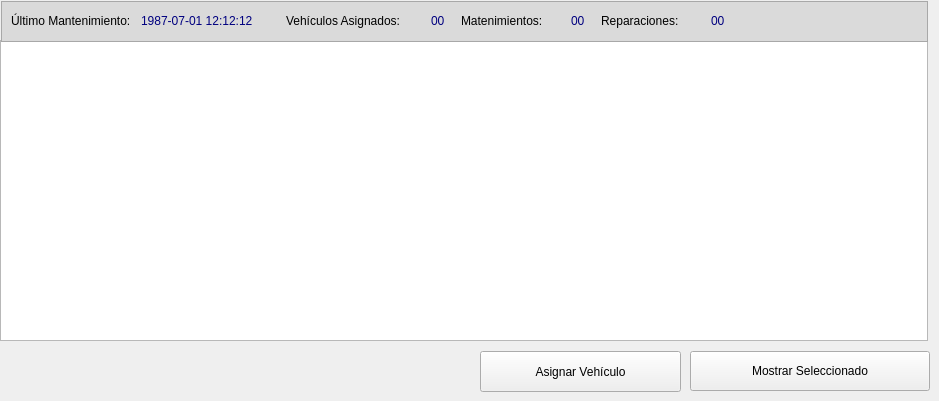
    <widget class="QWidget" name="tab">
     <attribute name="icon">
      <iconset resource="polaris.qrc">
       <normaloff>:/Icons/icons/compras.png</normaloff>:/Icons/icons/compras.png</iconset>
     </attribute>
     <attribute name="title">
      <string>Compras</string>
     </attribute>
     <widget class="QPushButton" name="btn_monstrar_seleccionados">
      <property name="geometry">
       <rect>
        <x>690</x>
        <y>351</y>
        <width>240</width>
        <height>40</height>
       </rect>
      </property>
      <property name="text">
       <string>Mostrar Seleccionado</string>
      </property>
      <property name="icon">
       <iconset>
        <normalon>:/Icons/icons/apply.png</normalon>
       </iconset>
      </property>
     </widget>
     <widget class="QTableWidget" name="tbl_vehiculos">
      <property name="geometry">
       <rect>
        <x>0</x>
        <y>40</y>
        <width>928</width>
        <height>301</height>
       </rect>
      </property>
      <property name="toolTip">
       <string>Resultados Búsqueda</string>
      </property>
     </widget>
     <widget class="QFrame" name="frame_3">
      <property name="geometry">
       <rect>
        <x>1</x>
        <y>1</y>
        <width>927</width>
        <height>41</height>
       </rect>
      </property>
      <property name="styleSheet">
       <string notr="true">background-color: rgb(218, 218, 218);</string>
      </property>
      <property name="frameShape">
       <enum>QFrame::StyledPanel</enum>
      </property>
      <property name="frameShadow">
       <enum>QFrame::Raised</enum>
      </property>
      <widget class="QLabel" name="lbl_ultimo_mantenimientoa">
       <property name="geometry">
        <rect>
         <x>10</x>
         <y>10</y>
         <width>131</width>
         <height>20</height>
        </rect>
       </property>
       <property name="text">
        <string>Último Mantenimiento:</string>
       </property>
      </widget>
      <widget class="QLabel" name="lbl_ultimo_mantenimientob">
       <property name="geometry">
        <rect>
         <x>140</x>
         <y>10</y>
         <width>151</width>
         <height>20</height>
        </rect>
       </property>
       <property name="toolTip">
        <string>Fecha de Registro en el sistema</string>
       </property>
       <property name="text">
        <string>&lt;html&gt;&lt;head/&gt;&lt;body&gt;&lt;p&gt;&lt;span style=&quot; color:#00007f;&quot;&gt;1987-07-01 12:12:12&lt;/span&gt;&lt;/p&gt;&lt;/body&gt;&lt;/html&gt;</string>
       </property>
      </widget>
      <widget class="QLabel" name="lbl_vehiculos_asignadosa">
       <property name="geometry">
        <rect>
         <x>285</x>
         <y>10</y>
         <width>140</width>
         <height>20</height>
        </rect>
       </property>
       <property name="text">
        <string>Vehículos Asignados:</string>
       </property>
      </widget>
      <widget class="QLabel" name="lbl_vehiculos_asignadosb">
       <property name="geometry">
        <rect>
         <x>430</x>
         <y>10</y>
         <width>40</width>
         <height>20</height>
        </rect>
       </property>
       <property name="toolTip">
        <string>Fecha de Registro en el sistema</string>
       </property>
       <property name="text">
        <string>&lt;html&gt;&lt;head/&gt;&lt;body&gt;&lt;p&gt;&lt;span style=&quot; color:#00007f;&quot;&gt;00&lt;/span&gt;&lt;/p&gt;&lt;/body&gt;&lt;/html&gt;</string>
       </property>
      </widget>
      <widget class="QLabel" name="lbl_mantenimientosb">
       <property name="geometry">
        <rect>
         <x>570</x>
         <y>10</y>
         <width>40</width>
         <height>20</height>
        </rect>
       </property>
       <property name="toolTip">
        <string>Fecha de Registro en el sistema</string>
       </property>
       <property name="text">
        <string>&lt;html&gt;&lt;head/&gt;&lt;body&gt;&lt;p&gt;&lt;span style=&quot; color:#00007f;&quot;&gt;00&lt;/span&gt;&lt;/p&gt;&lt;/body&gt;&lt;/html&gt;</string>
       </property>
      </widget>
      <widget class="QLabel" name="lbl_mantenimientosa">
       <property name="geometry">
        <rect>
         <x>460</x>
         <y>10</y>
         <width>110</width>
         <height>20</height>
        </rect>
       </property>
       <property name="text">
        <string>Matenimientos:</string>
       </property>
      </widget>
      <widget class="QLabel" name="lbl_reparacionesb">
       <property name="geometry">
        <rect>
         <x>710</x>
         <y>10</y>
         <width>40</width>
         <height>20</height>
        </rect>
       </property>
       <property name="toolTip">
        <string>Fecha de Registro en el sistema</string>
       </property>
       <property name="text">
        <string>&lt;html&gt;&lt;head/&gt;&lt;body&gt;&lt;p&gt;&lt;span style=&quot; color:#00007f;&quot;&gt;00&lt;/span&gt;&lt;/p&gt;&lt;/body&gt;&lt;/html&gt;</string>
       </property>
      </widget>
      <widget class="QLabel" name="lbl_reparacionesa">
       <property name="geometry">
        <rect>
         <x>600</x>
         <y>10</y>
         <width>110</width>
         <height>20</height>
        </rect>
       </property>
       <property name="text">
        <string>Reparaciones:</string>
       </property>
      </widget>
     </widget>
     <widget class="QPushButton" name="btn_asignar_vehiculos">
      <property name="geometry">
       <rect>
        <x>480</x>
        <y>351</y>
        <width>201</width>
        <height>41</height>
       </rect>
      </property>
      <property name="toolTip">
       <string>Ver mantenimientos realizados</string>
      </property>
      <property name="text">
       <string>Asignar Vehículo</string>
      </property>
      <property name="icon">
       <iconset resource="polaris.qrc">
        <normaloff>:/Icons/icons/polaris.png</normaloff>:/Icons/icons/polaris.png</iconset>
      </property>
      <property name="iconSize">
       <size>
        <width>20</width>
        <height>20</height>
       </size>
      </property>
     </widget>
    </widget>
